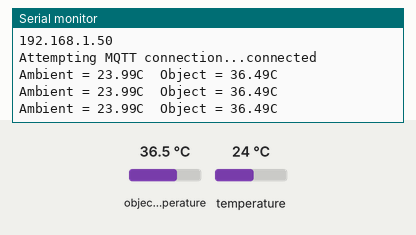
The sketch below on a simulated ESP32. On the bench: the last lines printed to the serial monitor. The test bench sets the inputs (shaded band); at power-on: object temperature 36.5 °C, temperature 24 °C. WiFi joins after 1.5 s; servers stay silent unless stated; no MQTT or app messages arrive unless stated.

Above: at 2.7 s.
2.8 s: object temperature set to 20 °C
At 3.5 s:
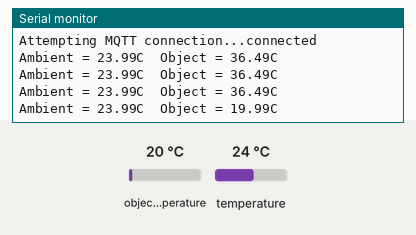
4.3 s: temperature set to 12 °C
At 5.0 s:
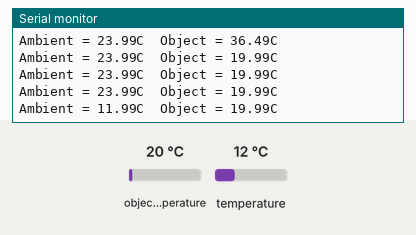
5.8 s: object temperature set to 26 °C
At 6.5 s:
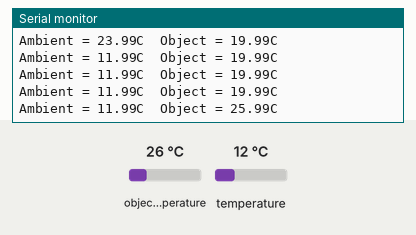
Timing chart, 0 to 8.8 s (numbered marks = the images above; inputs shaded):
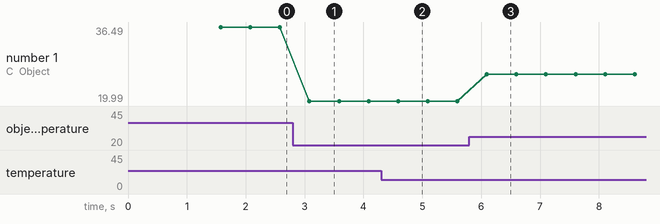

The sketch:

Thermometer.ino
```cpp
#include <Wire.h>
#include <Adafruit_MLX90614.h>
#include <WiFi.h>
#include <PubSubClient.h>

// Replace these with your network credentials
const char* ssid = "qwerty";
const char* password = "12345678";

// MQTT broker IP and port
const char* mqtt_server = "35.224.118.98";
const int mqtt_port = 1883; // Default MQTT port

Adafruit_MLX90614 mlx = Adafruit_MLX90614();

// Create a WiFi and MQTT client instance
WiFiClient espClient;
PubSubClient client(espClient);

void setup() {
  Serial.begin(9600);
  Serial.println("Adafruit MLX90614 test");

  // Initialize the sensor
  mlx.begin();

  // Connect to WiFi
  setup_wifi();

  // Set the MQTT server and port
  client.setServer(mqtt_server, mqtt_port);
  reconnect();
}

void loop() {
  if (!client.connected()) {
    reconnect();
  }
  client.loop();

  float objectTemp = mlx.readObjectTempC();
  Serial.print("Ambient = "); Serial.print(mlx.readAmbientTempC());
  Serial.print("C\tObject = "); Serial.print(objectTemp); Serial.println("C");

  // Convert the temperature to a string and publish it to the MQTT broker
  char tempString[8];
  dtostrf(objectTemp, 6, 2, tempString);
  client.publish("sensor/temperature", tempString);

  delay(500);
}

void setup_wifi() {
  delay(10);
  Serial.println();
  Serial.print("Connecting to ");
  Serial.println(ssid);

  WiFi.begin(ssid, password);

  while (WiFi.status() != WL_CONNECTED) {
    delay(500);
    Serial.print(".");
  }

  Serial.println("");
  Serial.println("WiFi connected");
  Serial.println("IP address: ");
  Serial.println(WiFi.localIP());
}

void reconnect() {
  // Loop until we're reconnected
  while (!client.connected()) {
    Serial.print("Attempting MQTT connection...");
    // Attempt to connect
    if (client.connect("ArduinoClient")) {
      Serial.println("connected");
    } else {
      Serial.print("failed, rc=");
      Serial.print(client.state());
      Serial.println(" try again in 5 seconds");
      // Wait 5 seconds before retrying
      delay(5000);
    }
  }
}
```

Measured:
- after the input at 2.8 s, the serial monitor: prints a new line after 0.28 s (image 1)
- after the input at 4.3 s, the serial monitor: prints a new line after 0.29 s (image 2)
- after the input at 5.8 s, the serial monitor: prints a new line after 0.30 s (image 3)
- plotted number 1: 36.49 → 19.99 after the input at 2.8 s, 19.99 → 25.99 after the input at 5.8 s
